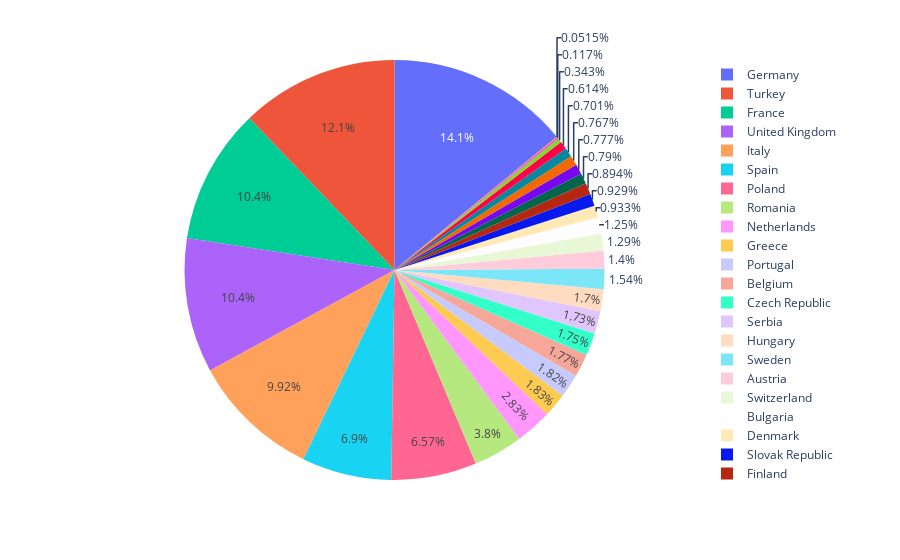

Source (notebook cell):
### Code cell
px.pie(df, values="pop", names="country")

### Figure 1 — Plotly figure (JSON) as saved in the notebook; plotly's stock layout.template omitted (floating-point values rounded to 4 significant figures)
{"data": [{"domain": {"x": [0, 1], "y": [0, 1]}, "hovertemplate": "country=%{label}<br>pop=%{value}<extra></extra>", "labels": ["Albania", "Austria", "Belgium", "Bosnia and Herzegovina", "Bulgaria", "Croatia", "Czech Republic", "Denmark", "Finland", "France", "Germany", "Greece", "Hungary", "Iceland", "Ireland", "Italy", "Montenegro", "Netherlands", "Norway", "Poland", "Portugal", "Romania", "Serbia", "Slovak Republic", "Slovenia", "Spain", "Sweden", "Switzerland", "Turkey", "United Kingdom"], "legendgroup": "", "name": "", "showlegend": true, "type": "pie", "values": [3600523, 8199783, 10392226, 4552198, 7322858, 4493312, 10228744, 5468120, 5238460, 61083916, 82400996, 10706290, 9956108, 301931, 4109086, 58147733, 684736, 16570613, 4627926, 38518241, 10642836, 22276056, 10150265, 5447502, 2009245, 40448191, 9031088, 7554661, 71158647, 60776238]}], "layout": {"legend": {"tracegroupgap": 0}, "margin": {"t": 60}}}
